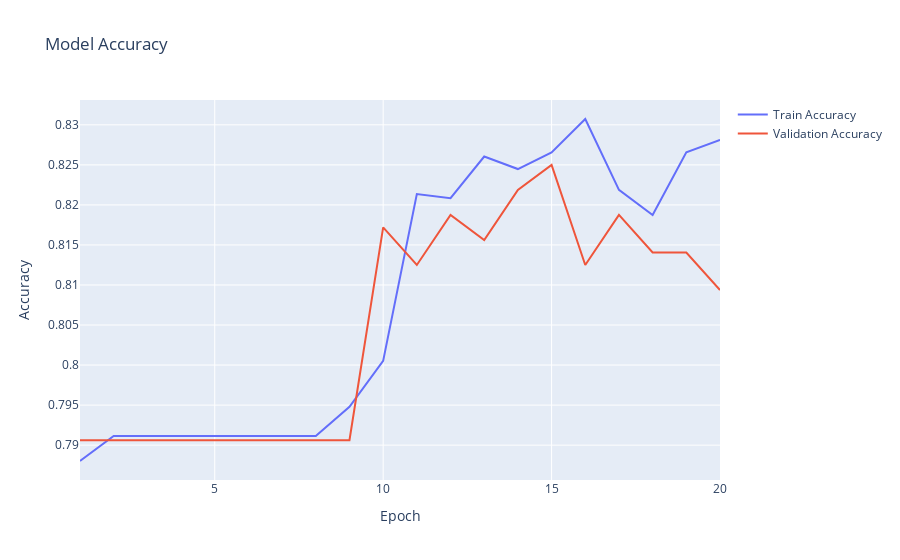
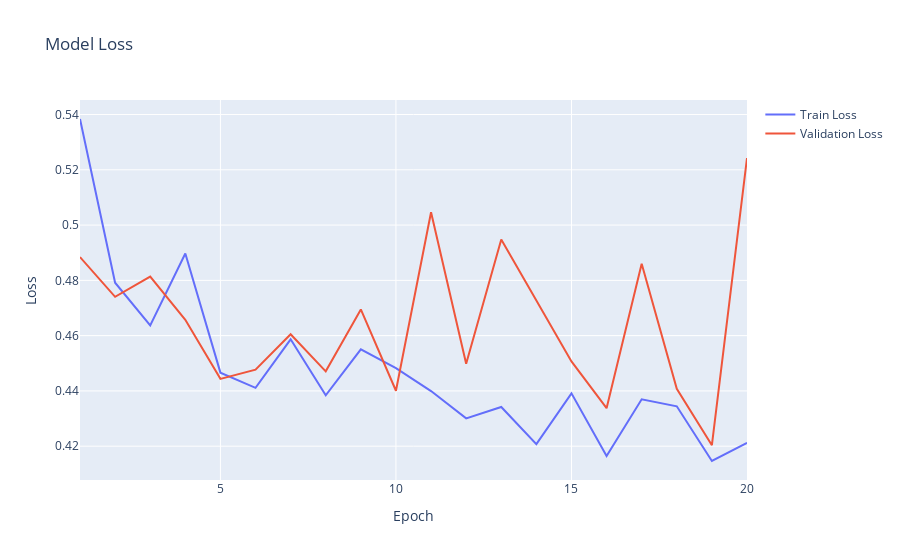

Notebook code for these charts, in order:
### Code cell
# Plot training history
fig = go.Figure()
fig.add_trace(go.Scatter(x=list(range(1, 21)), y=history.history['accuracy'], mode='lines', name='Train Accuracy'))
fig.add_trace(go.Scatter(x=list(range(1, 21)), y=history.history['val_accuracy'], mode='lines', name='Validation Accuracy'))
fig.update_layout(title='Model Accuracy', xaxis_title='Epoch', yaxis_title='Accuracy')
fig.show()

fig = go.Figure()
fig.add_trace(go.Scatter(x=list(range(1, 21)), y=history.history['loss'], mode='lines', name='Train Loss'))
fig.add_trace(go.Scatter(x=list(range(1, 21)), y=history.history['val_loss'], mode='lines', name='Validation Loss'))
fig.update_layout(title='Model Loss', xaxis_title='Epoch', yaxis_title='Loss')
fig.show()

### Figure 1 — Plotly figure (JSON) as saved in the notebook; plotly's stock layout.template omitted (floating-point values rounded to 4 significant figures)
{"data": [{"mode": "lines", "name": "Train Accuracy", "type": "scatter", "x": [1, 2, 3, 4, 5, 6, 7, 8, 9, 10, 11, 12, 13, 14, 15, 16, 17, 18, 19, 20], "y": [0.788, 0.7911, 0.7911, 0.7911, 0.7911, 0.7911, 0.7911, 0.7911, 0.7948, 0.8005, 0.8214, 0.8208, 0.826, 0.8245, 0.8266, 0.8307, 0.8219, 0.8188, 0.8266, 0.8281]}, {"mode": "lines", "name": "Validation Accuracy", "type": "scatter", "x": [1, 2, 3, 4, 5, 6, 7, 8, 9, 10, 11, 12, 13, 14, 15, 16, 17, 18, 19, 20], "y": [0.7906, 0.7906, 0.7906, 0.7906, 0.7906, 0.7906, 0.7906, 0.7906, 0.7906, 0.8172, 0.8125, 0.8188, 0.8156, 0.8219, 0.825, 0.8125, 0.8188, 0.8141, 0.8141, 0.8094]}], "layout": {"title": {"text": "Model Accuracy"}, "xaxis": {"title": {"text": "Epoch"}}, "yaxis": {"title": {"text": "Accuracy"}}}}

### Figure 2 — Plotly figure (JSON) as saved in the notebook; plotly's stock layout.template omitted (floating-point values rounded to 4 significant figures)
{"data": [{"mode": "lines", "name": "Train Loss", "type": "scatter", "x": [1, 2, 3, 4, 5, 6, 7, 8, 9, 10, 11, 12, 13, 14, 15, 16, 17, 18, 19, 20], "y": [0.5384, 0.4791, 0.4637, 0.4897, 0.4466, 0.4411, 0.4587, 0.4384, 0.455, 0.4482, 0.4399, 0.4301, 0.4342, 0.4207, 0.4391, 0.4165, 0.437, 0.4344, 0.4146, 0.4212]}, {"mode": "lines", "name": "Validation Loss", "type": "scatter", "x": [1, 2, 3, 4, 5, 6, 7, 8, 9, 10, 11, 12, 13, 14, 15, 16, 17, 18, 19, 20], "y": [0.4884, 0.474, 0.4814, 0.4657, 0.4444, 0.4477, 0.4605, 0.4471, 0.4695, 0.4401, 0.5047, 0.4498, 0.4948, 0.4727, 0.4507, 0.4337, 0.486, 0.4408, 0.4203, 0.5243]}], "layout": {"title": {"text": "Model Loss"}, "xaxis": {"title": {"text": "Epoch"}}, "yaxis": {"title": {"text": "Loss"}}}}
